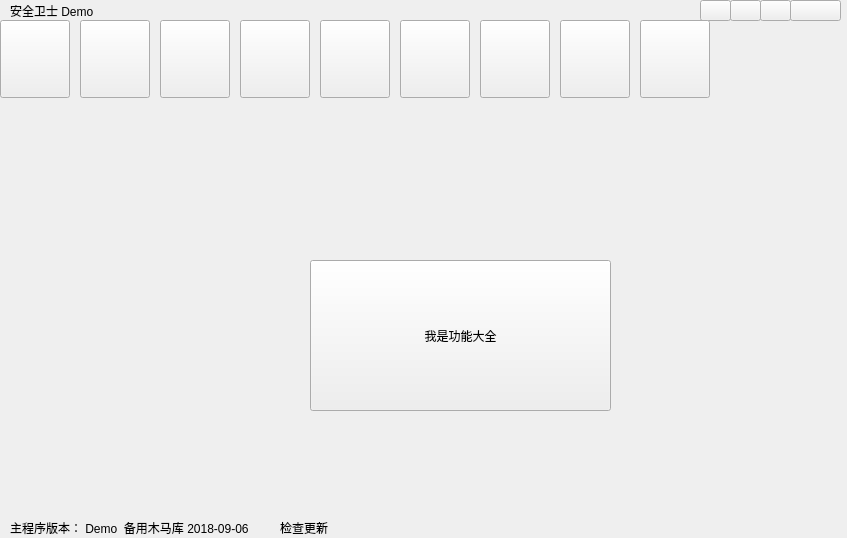
<?xml version="1.0" encoding="UTF-8"?>
<ui version="4.0">
 <class>Widget</class>
 <widget class="QWidget" name="Widget">
  <property name="geometry">
   <rect>
    <x>0</x>
    <y>0</y>
    <width>847</width>
    <height>538</height>
   </rect>
  </property>
  <property name="windowTitle">
   <string>Widget</string>
  </property>
  <widget class="QLabel" name="label">
   <property name="geometry">
    <rect>
     <x>10</x>
     <y>0</y>
     <width>101</width>
     <height>21</height>
    </rect>
   </property>
   <property name="text">
    <string>安全卫士 Demo</string>
   </property>
  </widget>
  <widget class="QPushButton" name="set">
   <property name="geometry">
    <rect>
     <x>700</x>
     <y>0</y>
     <width>31</width>
     <height>21</height>
    </rect>
   </property>
  </widget>
  <widget class="QPushButton" name="min">
   <property name="geometry">
    <rect>
     <x>730</x>
     <y>0</y>
     <width>31</width>
     <height>21</height>
    </rect>
   </property>
  </widget>
  <widget class="QPushButton" name="max">
   <property name="geometry">
    <rect>
     <x>760</x>
     <y>0</y>
     <width>31</width>
     <height>21</height>
    </rect>
   </property>
  </widget>
  <widget class="QPushButton" name="close">
   <property name="geometry">
    <rect>
     <x>790</x>
     <y>0</y>
     <width>51</width>
     <height>21</height>
    </rect>
   </property>
  </widget>
  <widget class="QPushButton" name="check">
   <property name="geometry">
    <rect>
     <x>0</x>
     <y>20</y>
     <width>70</width>
     <height>78</height>
    </rect>
   </property>
   <property name="minimumSize">
    <size>
     <width>70</width>
     <height>78</height>
    </size>
   </property>
   <property name="maximumSize">
    <size>
     <width>70</width>
     <height>78</height>
    </size>
   </property>
  </widget>
  <widget class="QPushButton" name="find">
   <property name="geometry">
    <rect>
     <x>80</x>
     <y>20</y>
     <width>70</width>
     <height>78</height>
    </rect>
   </property>
   <property name="minimumSize">
    <size>
     <width>70</width>
     <height>78</height>
    </size>
   </property>
   <property name="maximumSize">
    <size>
     <width>70</width>
     <height>78</height>
    </size>
   </property>
  </widget>
  <widget class="QPushButton" name="bug">
   <property name="geometry">
    <rect>
     <x>160</x>
     <y>20</y>
     <width>70</width>
     <height>78</height>
    </rect>
   </property>
   <property name="minimumSize">
    <size>
     <width>70</width>
     <height>78</height>
    </size>
   </property>
   <property name="maximumSize">
    <size>
     <width>70</width>
     <height>78</height>
    </size>
   </property>
  </widget>
  <widget class="QPushButton" name="system">
   <property name="geometry">
    <rect>
     <x>240</x>
     <y>20</y>
     <width>70</width>
     <height>78</height>
    </rect>
   </property>
   <property name="minimumSize">
    <size>
     <width>70</width>
     <height>78</height>
    </size>
   </property>
   <property name="maximumSize">
    <size>
     <width>70</width>
     <height>78</height>
    </size>
   </property>
  </widget>
  <widget class="QPushButton" name="clear">
   <property name="geometry">
    <rect>
     <x>320</x>
     <y>20</y>
     <width>70</width>
     <height>78</height>
    </rect>
   </property>
   <property name="minimumSize">
    <size>
     <width>70</width>
     <height>78</height>
    </size>
   </property>
   <property name="maximumSize">
    <size>
     <width>70</width>
     <height>78</height>
    </size>
   </property>
  </widget>
  <widget class="QPushButton" name="speed">
   <property name="geometry">
    <rect>
     <x>400</x>
     <y>20</y>
     <width>70</width>
     <height>78</height>
    </rect>
   </property>
   <property name="minimumSize">
    <size>
     <width>70</width>
     <height>78</height>
    </size>
   </property>
   <property name="maximumSize">
    <size>
     <width>70</width>
     <height>78</height>
    </size>
   </property>
  </widget>
  <widget class="QPushButton" name="diag">
   <property name="geometry">
    <rect>
     <x>480</x>
     <y>20</y>
     <width>70</width>
     <height>78</height>
    </rect>
   </property>
   <property name="minimumSize">
    <size>
     <width>70</width>
     <height>78</height>
    </size>
   </property>
   <property name="maximumSize">
    <size>
     <width>70</width>
     <height>78</height>
    </size>
   </property>
  </widget>
  <widget class="QPushButton" name="butler">
   <property name="geometry">
    <rect>
     <x>560</x>
     <y>20</y>
     <width>70</width>
     <height>78</height>
    </rect>
   </property>
   <property name="minimumSize">
    <size>
     <width>70</width>
     <height>78</height>
    </size>
   </property>
   <property name="maximumSize">
    <size>
     <width>70</width>
     <height>78</height>
    </size>
   </property>
  </widget>
  <widget class="QPushButton" name="function">
   <property name="geometry">
    <rect>
     <x>640</x>
     <y>20</y>
     <width>70</width>
     <height>78</height>
    </rect>
   </property>
   <property name="minimumSize">
    <size>
     <width>70</width>
     <height>78</height>
    </size>
   </property>
   <property name="maximumSize">
    <size>
     <width>70</width>
     <height>78</height>
    </size>
   </property>
  </widget>
  <widget class="QLabel" name="label_2">
   <property name="geometry">
    <rect>
     <x>720</x>
     <y>30</y>
     <width>121</width>
     <height>71</height>
    </rect>
   </property>
   <property name="styleSheet">
    <string notr="true"/>
   </property>
  </widget>
  <widget class="QStackedWidget" name="stackedWidget">
   <property name="geometry">
    <rect>
     <x>0</x>
     <y>100</y>
     <width>841</width>
     <height>411</height>
    </rect>
   </property>
   <property name="currentIndex">
    <number>8</number>
   </property>
   <widget class="QWidget" name="page">
    <widget class="QPushButton" name="pushButton">
     <property name="geometry">
      <rect>
       <x>210</x>
       <y>90</y>
       <width>291</width>
       <height>171</height>
      </rect>
     </property>
     <property name="text">
      <string>我是电脑体检</string>
     </property>
    </widget>
   </widget>
   <widget class="QWidget" name="page_2">
    <widget class="QPushButton" name="pushButton_2">
     <property name="geometry">
      <rect>
       <x>280</x>
       <y>110</y>
       <width>261</width>
       <height>181</height>
      </rect>
     </property>
     <property name="text">
      <string>木马查杀</string>
     </property>
    </widget>
   </widget>
   <widget class="QWidget" name="page_3">
    <widget class="QPushButton" name="pushButton_3">
     <property name="geometry">
      <rect>
       <x>260</x>
       <y>120</y>
       <width>221</width>
       <height>141</height>
      </rect>
     </property>
     <property name="text">
      <string>我是漏洞修复</string>
     </property>
    </widget>
   </widget>
   <widget class="QWidget" name="page_4">
    <widget class="QPushButton" name="pushButton_4">
     <property name="geometry">
      <rect>
       <x>300</x>
       <y>140</y>
       <width>201</width>
       <height>131</height>
      </rect>
     </property>
     <property name="text">
      <string>我是系统修复</string>
     </property>
    </widget>
   </widget>
   <widget class="QWidget" name="page_5">
    <widget class="QPushButton" name="pushButton_5">
     <property name="geometry">
      <rect>
       <x>310</x>
       <y>130</y>
       <width>251</width>
       <height>121</height>
      </rect>
     </property>
     <property name="text">
      <string>我是电脑清理</string>
     </property>
    </widget>
   </widget>
   <widget class="QWidget" name="page_6">
    <widget class="QPushButton" name="pushButton_6">
     <property name="geometry">
      <rect>
       <x>249</x>
       <y>140</y>
       <width>261</width>
       <height>131</height>
      </rect>
     </property>
     <property name="text">
      <string>我是优化加速</string>
     </property>
    </widget>
   </widget>
   <widget class="QWidget" name="page_7">
    <widget class="QPushButton" name="pushButton_7">
     <property name="geometry">
      <rect>
       <x>330</x>
       <y>150</y>
       <width>241</width>
       <height>141</height>
      </rect>
     </property>
     <property name="text">
      <string>我是电脑门诊</string>
     </property>
    </widget>
   </widget>
   <widget class="QWidget" name="page_8">
    <widget class="QPushButton" name="pushButton_8">
     <property name="geometry">
      <rect>
       <x>250</x>
       <y>130</y>
       <width>271</width>
       <height>131</height>
      </rect>
     </property>
     <property name="text">
      <string>我是软件管家</string>
     </property>
    </widget>
   </widget>
   <widget class="QWidget" name="page_9">
    <widget class="QPushButton" name="pushButton_9">
     <property name="geometry">
      <rect>
       <x>310</x>
       <y>160</y>
       <width>301</width>
       <height>151</height>
      </rect>
     </property>
     <property name="text">
      <string>我是功能大全</string>
     </property>
    </widget>
   </widget>
  </widget>
  <widget class="QLabel" name="label_3">
   <property name="geometry">
    <rect>
     <x>10</x>
     <y>520</y>
     <width>251</width>
     <height>16</height>
    </rect>
   </property>
   <property name="text">
    <string>主程序版本： Demo  备用木马库 2018-09-06</string>
   </property>
  </widget>
  <widget class="QLabel" name="label_4">
   <property name="geometry">
    <rect>
     <x>280</x>
     <y>520</y>
     <width>71</width>
     <height>16</height>
    </rect>
   </property>
   <property name="text">
    <string>检查更新</string>
   </property>
  </widget>
 </widget>
 <layoutdefault spacing="6" margin="11"/>
 <resources/>
 <connections/>
</ui>
